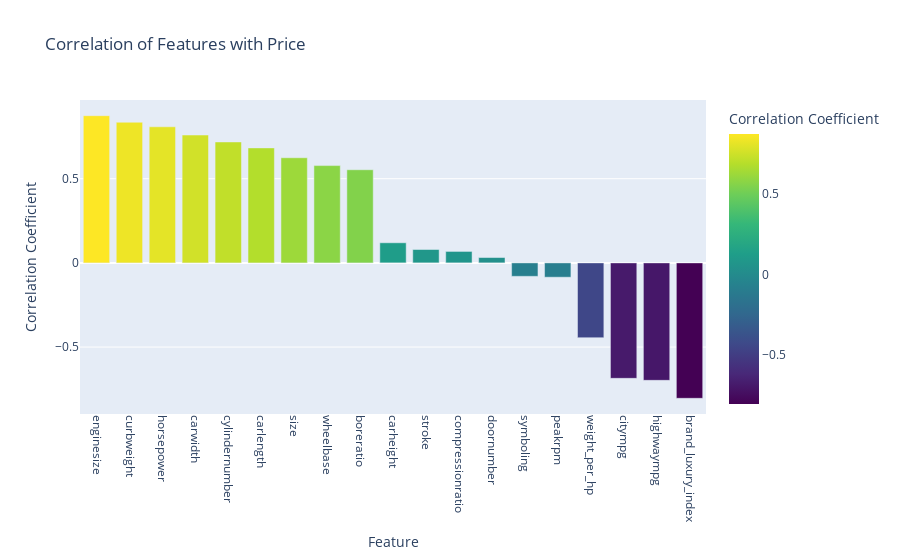

The code cell stored with this chart in its notebook:
### Code cell
numeric_data = data_encoded.select_dtypes(include=[np.number])
correlation_matrix = numeric_data.corr()
correlation_with_price = correlation_matrix['price'].drop('price').sort_values(ascending=False).reset_index()
correlation_with_price.columns = ['Feature', 'Correlation with Price']

fig = px.bar(correlation_with_price,
             x='Feature',
             y='Correlation with Price',
             title='Correlation of Features with Price',
             labels={'Correlation with Price': 'Correlation Coefficient'},
             color='Correlation with Price',
             color_continuous_scale='viridis')

fig.update_layout(
    xaxis_title='Feature',
    yaxis_title='Correlation Coefficient',
    xaxis=dict(tickangle=90)
)

fig.show()

### Figure 1 — Plotly figure (JSON) as saved in the notebook; plotly's stock layout.template omitted (floating-point values rounded to 4 significant figures)
{"data": [{"alignmentgroup": "True", "hovertemplate": "Feature=%{x}<br>Correlation Coefficient=%{marker.color}<extra></extra>", "legendgroup": "", "marker": {"color": [0.8741, 0.8353, 0.8081, 0.7593, 0.7183, 0.6829, 0.6243, 0.5778, 0.5532, 0.1193, 0.07944, 0.06798, 0.03184, -0.07998, -0.08527, -0.4444, -0.6858, -0.6976, -0.8043], "coloraxis": "coloraxis", "pattern": {"shape": ""}}, "name": "", "offsetgroup": "", "orientation": "v", "showlegend": false, "textposition": "auto", "type": "bar", "x": ["enginesize", "curbweight", "horsepower", "carwidth", "cylindernumber", "carlength", "size", "wheelbase", "boreratio", "carheight", "stroke", "compressionratio", "doornumber", "symboling", "peakrpm", "weight_per_hp", "citympg", "highwaympg", "brand_luxury_index"], "xaxis": "x", "y": [0.8741, 0.8353, 0.8081, 0.7593, 0.7183, 0.6829, 0.6243, 0.5778, 0.5532, 0.1193, 0.07944, 0.06798, 0.03184, -0.07998, -0.08527, -0.4444, -0.6858, -0.6976, -0.8043], "yaxis": "y"}], "layout": {"barmode": "relative", "coloraxis": {"colorbar": {"title": {"text": "Correlation Coefficient"}}, "colorscale": [[0, "#440154"], [0.1111, "#482878"], [0.2222, "#3e4989"], [0.3333, "#31688e"], [0.4444, "#26828e"], [0.5556, "#1f9e89"], [0.6667, "#35b779"], [0.7778, "#6ece58"], [0.8889, "#b5de2b"], [1, "#fde725"]]}, "legend": {"tracegroupgap": 0}, "title": {"text": "Correlation of Features with Price"}, "xaxis": {"anchor": "y", "domain": [0, 1], "tickangle": 90, "title": {"text": "Feature"}}, "yaxis": {"anchor": "x", "domain": [0, 1], "title": {"text": "Correlation Coefficient"}}}}
